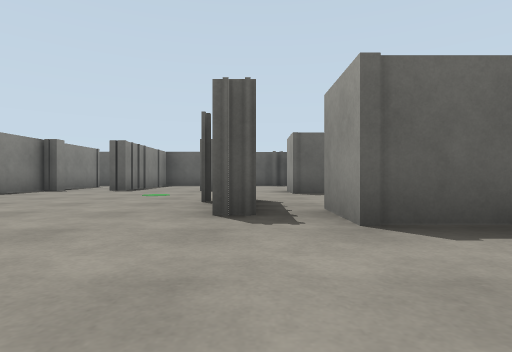
[1] (above)

16 first-person views from a walk through a world built for the Webots simulator. The camera is 0.72 m above the floor, looks level and sees 80° across. The floor is counted in squares, 2.5 m on a side. Each view is taken from the middle of a square. On the plan, view 1 faces up. The plan holds only what a view shows up to about 9 squares ahead; the rest is blank. The place goes on beyond the plan. The robots in the file are not drawn. Simple shapes and patterns stand in for the simulator's stock objects.

[2]
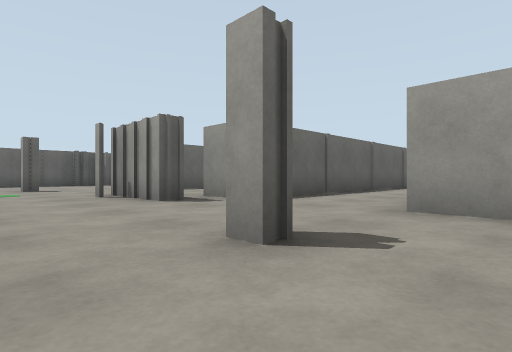

[3]
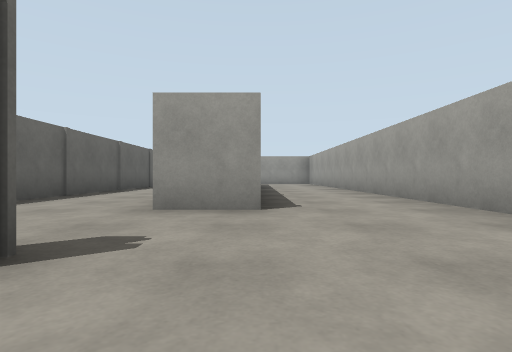

[4]
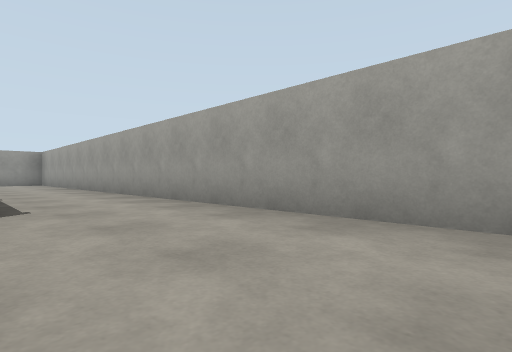

[5]
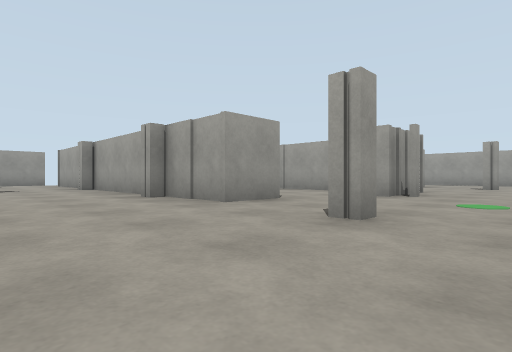

[6]
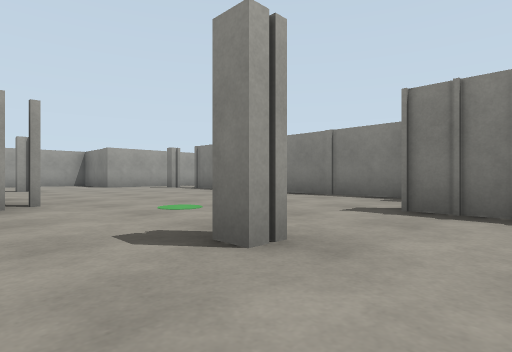

[7]
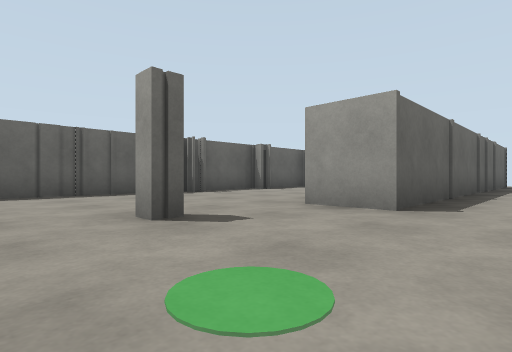

[8]
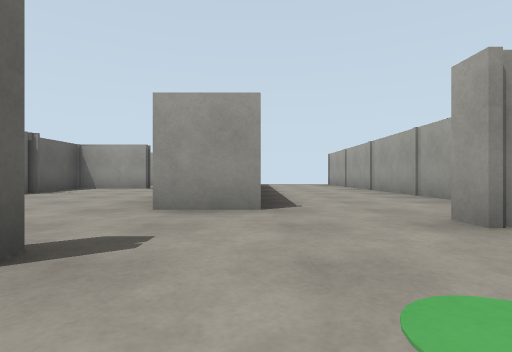

[9]
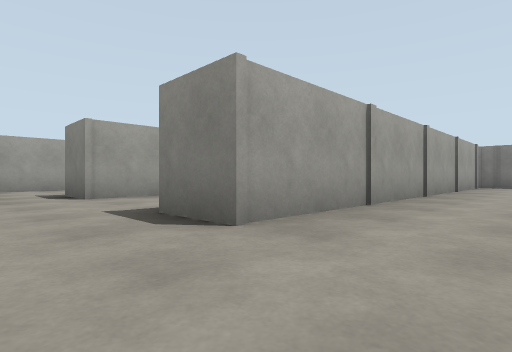

[10]
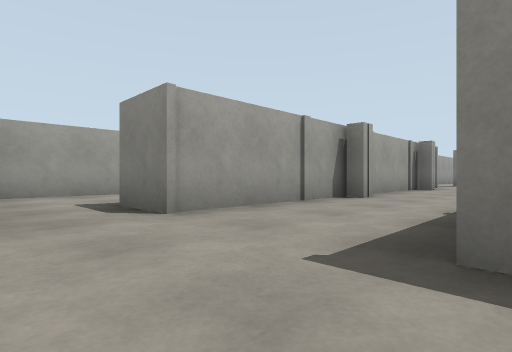

[11]
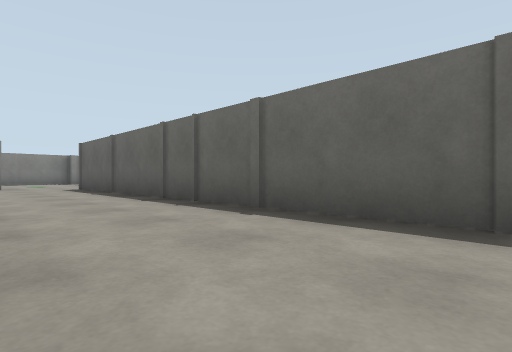

[12]
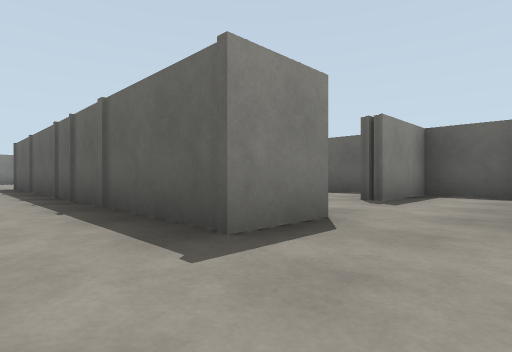

[13]
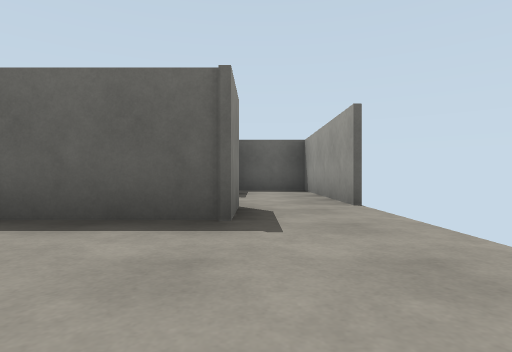

[14]
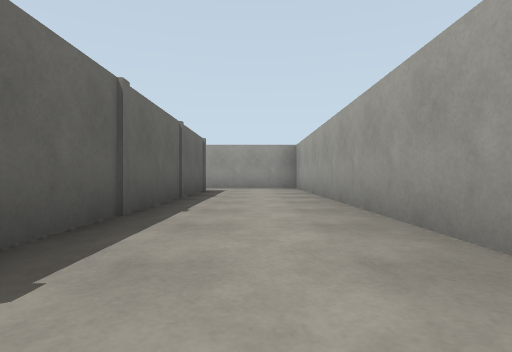

[15]
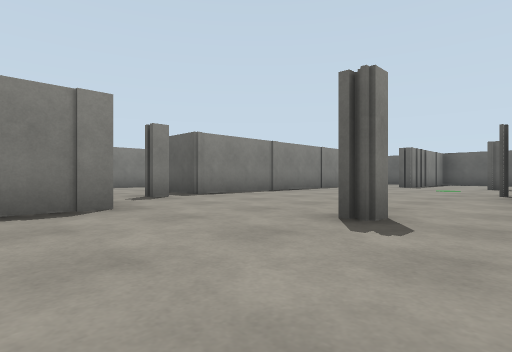

[16]
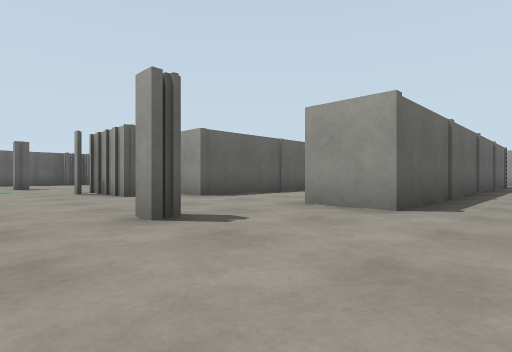

### Floor plan
Points are (right, up) in squares from view 1. A wall is a line through its corners. A room is listed if a view was taken in it or the views show most of it. See-through windows are left out.
Room 1 (views 1, 2, 3, 4, 5, 6, 7, 8, 10, 14, 15, 16)
walls: (0, 3.8) (0, 2.5); (1.6, 5) (0.6, 5) (0.6, 5.9) (2, 5.9); (-0.3, 2.1) (-0.3, 3.8); (2.6, 5.9) (5, 5.9); (0.9, 8.7) (0.4, 8.7); (0.9, 8.8) (0.4, 8.8); (4.9, 7.4) (4.9, 9) (3.5, 9); (6, 5.9) (7.8, 5.9); (3, 9) (-2.6, 9) (-2.6, 6.1) (-3, 6.1); (-4.2, 6) (-4.2, 0.8); (6.2, 1.8) (0.6, 1.8) (0.6, 2.6) (1.6, 2.6); (5, -0.2) (7.8, -0.2); (7.8, 2.6) (7.8, 1.8); (-4.4, -1) (-2.6, -1) (-2.6, -2.9) (9, -2.9) (9, -0.8); (6.6, 9) (5.9, 9); (9, 6) (9, 9) (7.6, 9) (7.6, 7.5); (7.8, -1) (0.6, -1) (0.6, -0.2) (4.2, -0.2)
ways out: opening at (1, 4) to room 2; opening at (8.5, 2) to room 2
Room 2 (views 9, 11, 12, 13)
walls: (6, 1.8) (6, 2.8); (7.8, 5.9) (7.8, 5) (1.6, 5); (2.4, 1.8) (2.4, 2.8); (1.6, 2.6) (7.8, 2.6)
ways out: opening at (1, 4) to room 1; opening at (8.5, 2) to room 1

Where each view was taken, in squares from view 1:
view 1: 0 up, 0 right, facing up
view 2: 1 down, 2 left, facing up-right
view 3: 1 down, 2 left, facing right
view 4: 1 down, 2 left, facing down-right
view 5: 8 up, 2 left, facing down-right
view 6: 7 up, 0 right, facing down-left
view 7: 4 up, 2 left, facing up-right
view 8: 5 up, 2 left, facing right
view 9: 4 up, 9 right, facing down-left
view 10: 2 up, 9 right, facing down-left
view 11: 3 up, 8 right, facing up-left
view 12: 4 up, 9 right, facing up-left
view 13: 3 up, 8 right, facing up
view 14: 2 down, 2 right, facing right
view 15: 2 down, 0 right, facing up-left
view 16: 2 down, 2 left, facing up-right
